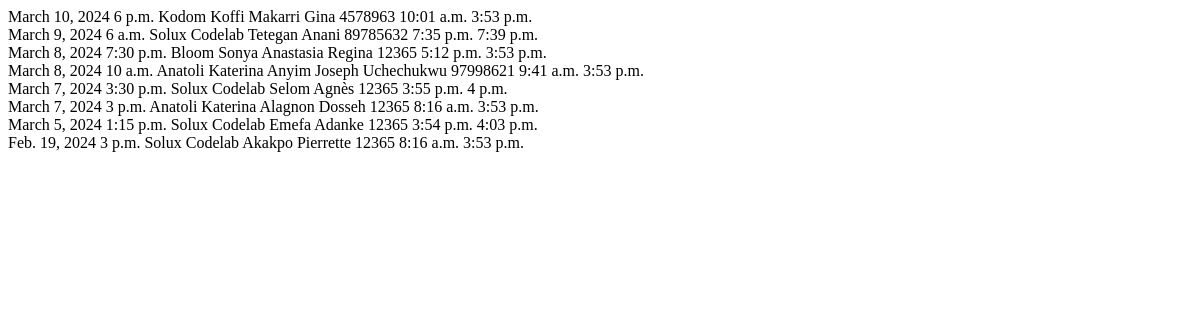
The page /appointments/table/ on the database as committed earlier.
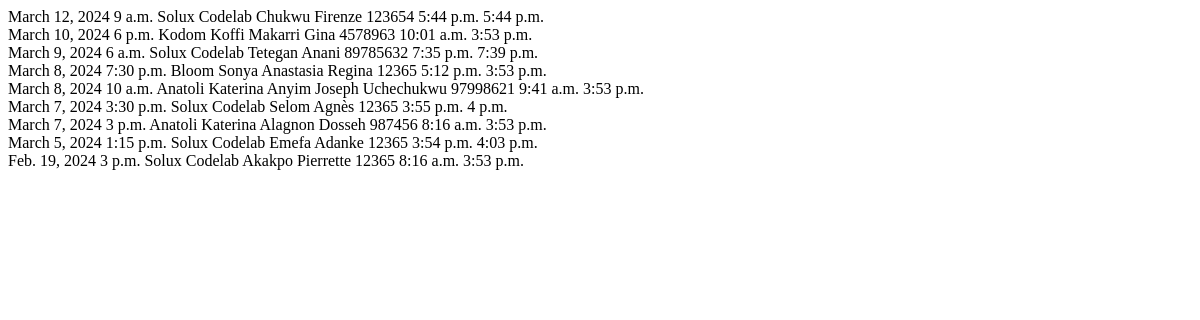
The same page on the database as committed later.
### base/models.py (models this page shows, shortened)
class Appointment(models.Model):
    host = models.ForeignKey(CustomUser, on_delete=models.CASCADE)
    first_name = models.CharField(max_length=255)
    last_name = models.CharField(max_length=255)
    email = models.EmailField(max_length=255, null=True, blank=True)
    phone = models.CharField(max_length=255,blank=True, null=True)
    observations = models.TextField(blank=True, null=True)
    sex = models.CharField(max_length=50, choices=genders)
    nationality = models.CharField(
        max_length=255, default='', null=True, blank=True)
    date = models.DateField(default=date.today)
    time = models.TimeField()
    started_at = models.TimeField(default=timezone.now)
    ended_at = models.TimeField(null=True, blank=True,default=timezone.now)
    departed_at = models.TimeField(null=True, blank=True,default=timezone.now)
    id_document = models.CharField(max_length=50, choices=id_types, null=True, blank=True)
    id_number = models.CharField(max_length=50,null=True, blank=True)
    status = models.ForeignKey(Status, default=1, on_delete=models.CASCADE)
    is_vip = models.BooleanField(default=False)
    signature = models.ImageField(upload_to='signatures/', null=True, blank=True)

### accounts/models.py (models this page shows, shortened)
class CustomUser(AbstractBaseUser, PermissionsMixin):
    email = models.EmailField(db_index=True, unique=True, max_length=255)
    username = models.CharField(
        max_length=255, unique=True, blank=True, null=True)
    first_name = models.CharField(max_length=255)
    last_name = models.CharField(max_length=255)
    address = models.CharField(max_length=255, blank=True, null=True)
    phone = PhoneNumberField(unique=True, blank=True, null=True)
    role = models.ForeignKey(
        Role, on_delete=models.CASCADE, blank=True, null=True,)
    image = models.ImageField(blank=True, null=True, upload_to='users')
    is_active = models.BooleanField(default=True)
    is_staff = models.BooleanField(default=False)
    is_superuser = models.BooleanField(default=False)
    objects = CustomUserManager()
    USERNAME_FIELD = 'email'
    REQUIRED_FIELDS = []

### base/views.py (the view)
# urls.py: path('appointments/table/', appointments_table, name='appointments_table'),
def appointments_table(req):
    user = req.user
    appointments = Appointment.objects.all().order_by('-date', '-time')
    objects = paginate_objects(req, appointments)
    context = {'objects': objects}
    return render(req, 'base/partials/appointments_table.html', context)

### base/views.py (called while the page is built)
def paginate_objects(req, obj_list, obj_count=10):
    paginator = Paginator(obj_list, obj_count)
    page_number = req.GET.get('page',1)
    objects = paginator.get_page(page_number)
    return objects

### base/templates/base/partials/appointments_table.html (shortened to what this page needs)
{% if not objects %}
<tr
  class="p-4 flex-col justify-center items-center text-center text-black mx-auto"
>
  <td colspan="8" class="text-center">
    <i class="mt-4 fa-solid fa-folder-open text-gray-300 text-7xl"></i>
    <p
      class="mt-2 mb-4 px-4 py-2 w-fit bg-gray-200 rounded-lg text-sm text-center mx-auto"
    >
      Aucun rendez-vous disponible
    </p>
  </td>
</tr>
{% else %}
{% for obj in objects %}
<tr
  class="text-gray-600 border text-sm hover:bg-white hover:text-black transition-all duration-50"
>
  <td class="p-3">{{obj.date}}</td>
  <td class="p-3">{{obj.time}}</td>
  <td class="p-3">{{obj.host.last_name}} {{obj.host.first_name}}</td>
  <td class="p-3">{{obj.last_name}}</td>
  <td class="p-3">{{obj.first_name}}</td>
  <td class="p-3">{{obj.phone}}</td>
  <td class="p-3">{{obj.started_at}}</td>
  <td class="p-3">{{obj.ended_at}}</td>
</tr>
{% endfor %}
{% endif %}

Rows that differ between the two databases and show on the page:
added Appointment: date "March 12, 2024", time "9 a.m.", host.last_name "Solux", host.first_name "Codelab", last_name "Chukwu", first_name "Firenze", phone "123654", started_at "5:44 p.m.", ended_at "5:44 p.m."
changed Appointment "Alagnon": phone "12365" → "987456"
